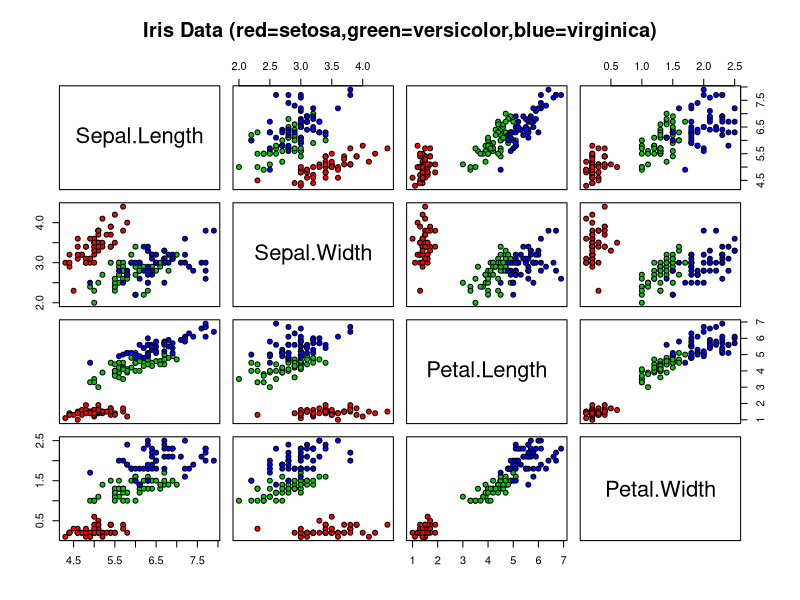
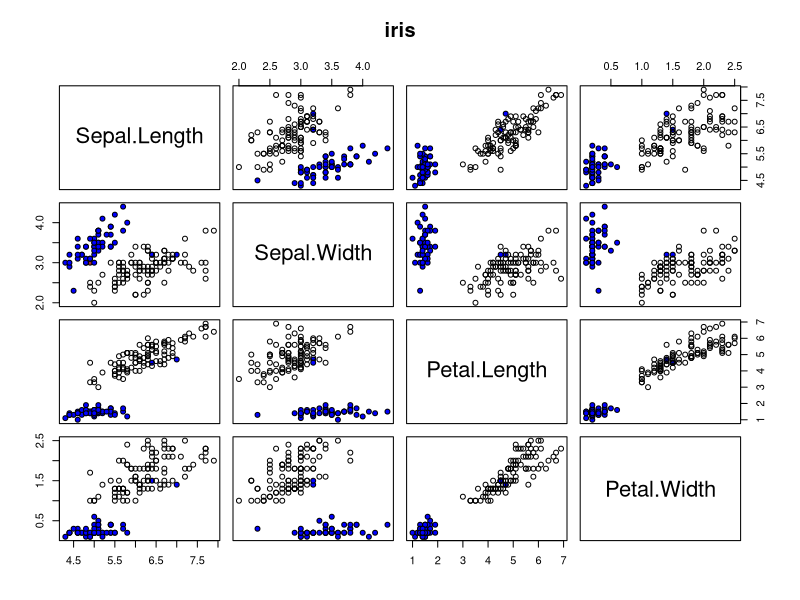
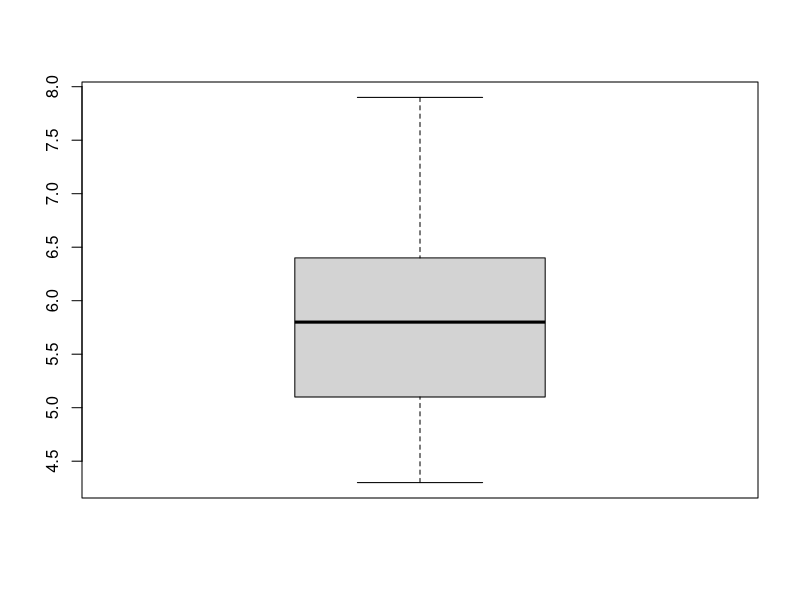
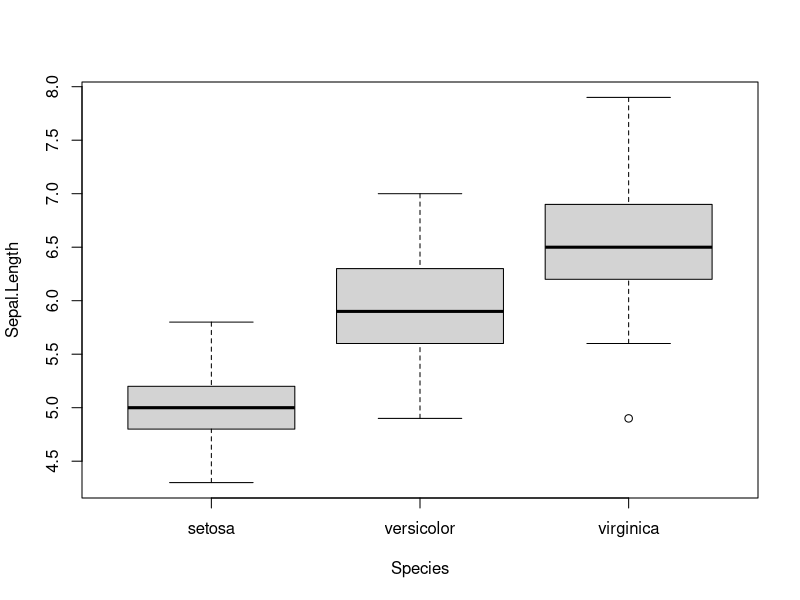
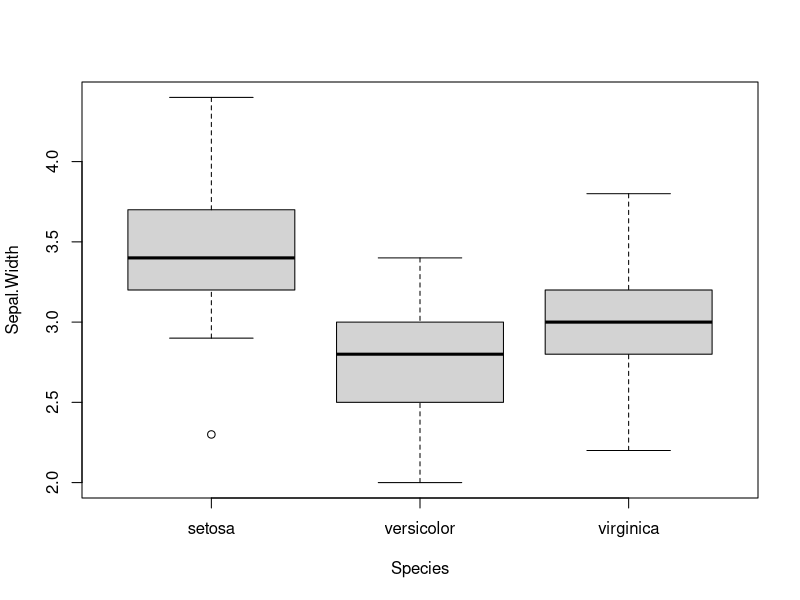
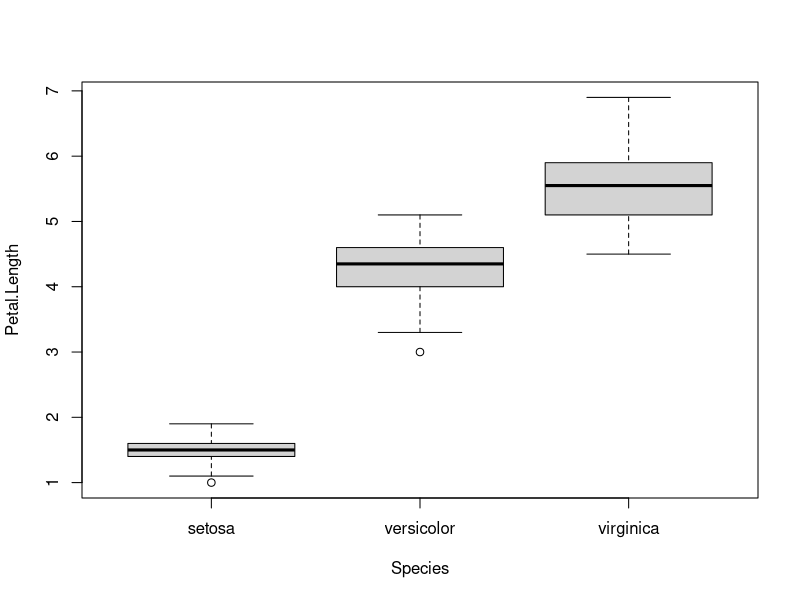
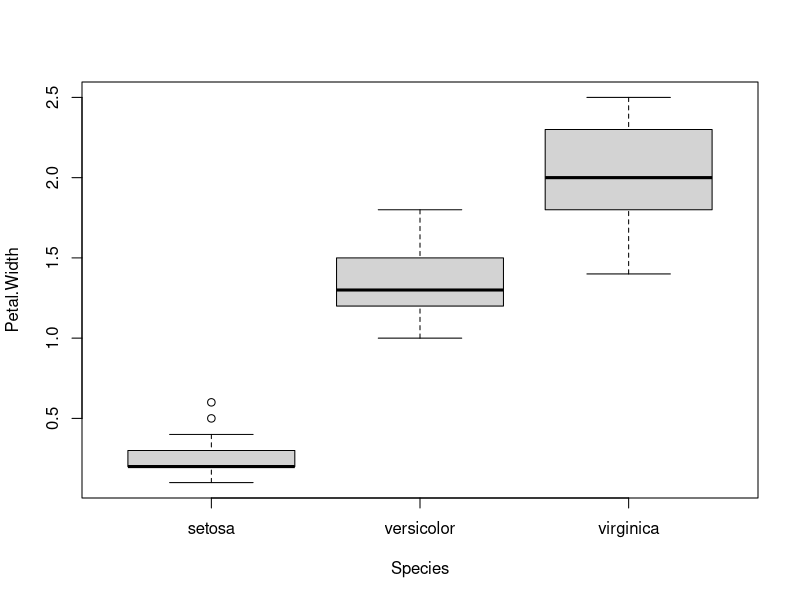
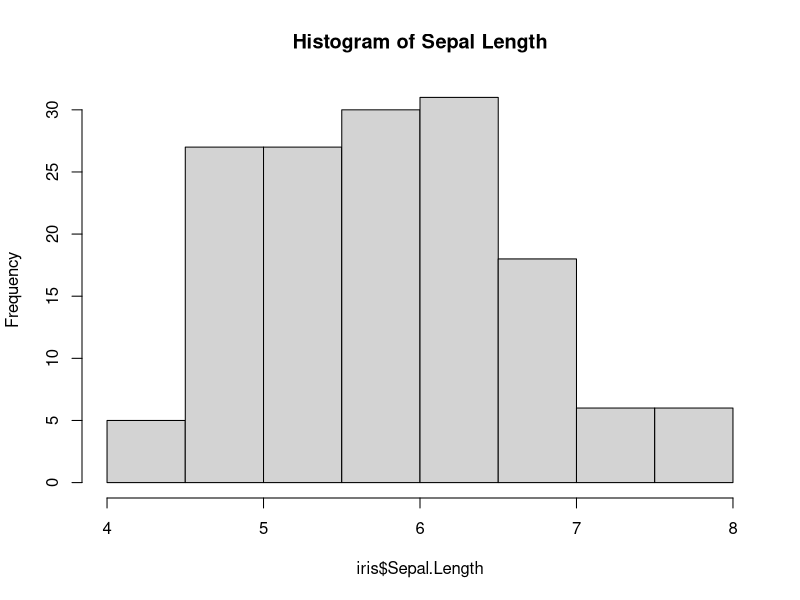

The R source for these figures, in order: (Note: this script raises an error after producing the figures.)
                        # 1. Data Import and Exploration:

# Loading the iris dataset with data() functions
data(iris)

# head() and tail() function to preview first and last few elements of a data object (iris)
head(iris)
tail(iris)

# nrow and ncol function to check the numbers of rows and columns
nrow(iris)
ncol(iris)

# str() function to gives a compact, human-readable overview of the dataset structure.
# 1.The overall data type (e.g., 'data.frame') and its total dimensions (rows and columns).
# 2 A list of all variables (columns) by name, preceded by a $ sign.
# 3.The data type of each variable (e.g., num, int, Factor, chr).
# 4.A preview of the first few values in each column.
str(iris)

# Summarizes all columns in the built-in iris dataset
summary(iris)

                           # 2. Data Visualisation:
# 1. Create a pair plot (scatterplot matrix)
pairs(iris[1:4],
      main = "Iris Data (red=setosa,green=versicolor,blue=virginica)",
      bg = c("red","green3","blue")[unclass(iris$Species)],
      pch = 21)

pairs(iris[1:4],
  main = "iris",
  bg = c("red","brown","blue"[unclass(iris$Species)]),
  pch = 21
)
# 2. "Use boxplots to visualise the distribution of each feature across the three species.
boxplot(iris$Sepal.Length)
# Sepal Length distributed for each species
boxplot(Sepal.Length ~ Species ,data = iris)

# Sepal Width distributed for each species
boxplot(Sepal.Width ~ Species ,data = iris)

# Petal Length distributed for each species
boxplot(Petal.Length ~ Species ,data = iris)

#Petal Width distributed for each species
boxplot(Petal.Width ~ Species ,data = iris)
# to check for median individually
median(iris$Sepal.Length[iris$Species == "virginica"])

# Generate histograms for the numerical variables such as sepal length, sepal width, etc.
hist(iris$Sepal.Length,main = "Histogram of Sepal Length")
hist(iris$Sepal.Width,main = "Histogram of Sepal Width")
hist(iris$Petal.Length,main = "Histogram of Petal Length")
hist(iris$Petal.Width,main = "Histogram of Petal Width")

# Implement at least one other plot of your choice that helps visualise the data.
plot(
  iris$Petal.Length,
  iris$Petal.Width,
  col = as.integer(iris$Species),
  main = "PETAL(LENGTH vs WIDTH)",
  xlab = "PETAL LENGTH",
  ylab = "PETAL WIDTH",
  pch = 19
)

              #3. Statistical Summary and Insights
# calculating the mean(average) of Sepal.Length,Sepal.Width,Petal.Length,Petal.Width
mean(iris$Sepal.Length)
mean(iris$Sepal.Width)
mean(iris$Petal.Length)
mean(iris$Petal.Width)

# calculating the median of Sepal.Length,Sepal.Width,Petal.Length,Petal.Width
median(iris$Sepal.Length)
median(iris$Sepal.Width)
median(iris$Petal.Length)
median(iris$Petal.Width)

# calculating the standard deviation of Sepal.Length,Sepal.Width,Petal.Length,Petal.Width
sd(iris$Sepal.Length)
sd(iris$Sepal.Width)
sd(iris$Petal.Length)
sd(iris$Petal.Width)

                 # 4. Simple Classification Model
install.packages("class") #install package for classification
set.seed(123) #locks randomness so that code will not always produces the exact same results.
library("class") # load the package

# creating a training index
train_index <- sample(1:nrow(iris),0.7 * nrow(iris))
length(train_index) # to check the number of the training dataset

# Creating the training dataset
train_data <- iris[train_index,]
train_data

# Creating the test dataset
test_data <- iris[- train_index,]

nrow(train_data) # check the no's of row in the train dataset
nrow(test_data)  # check the no's of row in the test dataset
nrow(train_data) + nrow(test_data) # total no's of the entire dataset

# creating the training features
train_x <- train_data[,1:4] # make the measurement a clues
train_y <- train_data$Species # make the species an answer

# creating the testing features
test_x <- test_data[,1:4]
test_y <- test_data$Species

# Checking the dimension for both training and testing clues
dim(train_x)
dim(test_x)

#  Checking the no's for both training and testing clues
length(train_y)
length(test_y)

# creating a prediction
predictions <- knn(
  train = train_x,
  test = test_x,
  cl = train_y,
  k = 5
)

# Evaluate the accuracy of your model on the test set and display the confusion matrix.
accuracy <- mean(predictions == test_y)
accuracy

con_matrix <- table(Actual = test_y,Predicted = predictions) # confusion matrix

# creating graphical representation for confusion matrix
cm_data <- as.data.frame(con_matrix)

ggplot(cm_data, aes(x = Predicted, y = Actual, fill = Freq)) +
  geom_tile() +
  geom_text(aes(label = Freq), size = 4) +
  labs(
    title = "Confusion Matrix",
    x = "Predicted Species",
    y = "Actual Species",
    fill = "Count"
  ) +
  theme_minimal()
